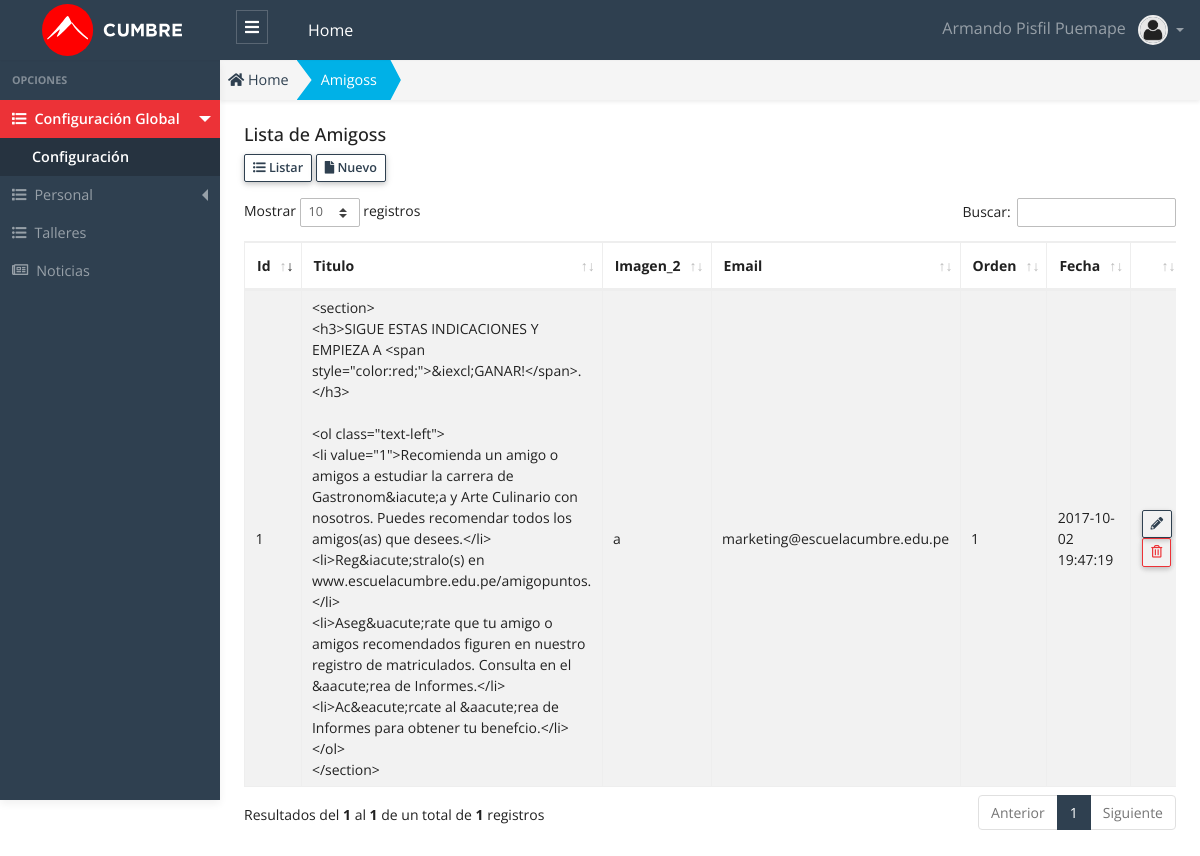
The app's page /public/admin/amigos/amigos.php (signed in) with its own data.
### tables this page shows
CREATE TABLE `amigos`  (
  `id` int(11) NOT NULL AUTO_INCREMENT,
  `titulo` text NOT NULL,
  `imagen` varchar(75) NOT NULL,
  `imagen_2` varchar(75) NOT NULL,
  `email` text NULL,
  `orden` int(11) NOT NULL,
  `estado` int(1) NOT NULL DEFAULT 1,
  `fecha` timestamp(0) NOT NULL DEFAULT CURRENT_TIMESTAMP(0) ON UPDATE CURRENT_TIMESTAMP(0),
  PRIMARY KEY (`id`) USING BTREE
);

### public/app/database/Connection.php (called while the page is built, shortened)
<?php
Class Connection
{
  protected $db_host   = 'localhost';
  protected $db_user   = 'root';
  protected $db_pass   = '';
  protected $db_name   = 'escuelac_w_ne16';
  protected $db_port   = '3306';
  protected $db_driver = 'mysql';
  protected $query  = '';
  protected $conn   = null  ;
  private function openConnection()
  {
    $str_conn = $this->db_driver.":host=".$this->db_host.";port=".$this->db_port.";dbname=" .$this->db_name;
    $this->conn = new PDO($str_conn,$this->db_user,$this->db_pass);
    $this->conn->setAttribute(PDO::ATTR_ERRMODE, PDO::ERRMODE_EXCEPTION);
    $this->conn->query("SET NAMES 'utf8'");
    return $this->conn ;
  }
  protected function executeQuery()
  {
    $stm = $this->conn->prepare($this->query);
    $this->status = $stm->execute() ;
    if($this->status)
    {
      $column_count = $stm->columnCount() ;
      if ($column_count > 0)
      {
        $rows  = $stm->fetchAll(PDO::FETCH_ASSOC) ;
      }
    }
  }
}

### public/app/models/Amigos.php (called while the page is built, shortened)
<?php
class Amigos extends Connection {
  public function getAll()
  {
    try{
      $this->query = "SELECT * FROM amigos; ";
      $this->executeQuery();
      $data = $this->rows ;
      return $data;
    }catch(exception $e){
      throw new Exception($e->getMessage());
    }
  }
}

### public/app/controllers/AmigosController.php (called while the page is built, shortened)
<?php
 class AmigosController
{
  public function getAll()
  {
    try
    {
      $amigos  = new Amigos();
      $data = $amigos->getAll();
      return $data ;
    }
    catch (Exception $e)
    {
      throw new Exception($e->getMessage());
    }
  }
}

### public/admin/amigos/amigos.php (the view, shortened to what this page needs)
<?php
    $amigos_controller = new AmigosController();
    $data = $amigos_controller->getAll();
    $title_page = "Amigoss";
?>
<!DOCTYPE html>
<html lang="es">
<head>
  <?php
    require_once "../layout/head_links.phtml";
  ?>
</head>
<body>
  <?php require "../layout/header.phtml"; ?>
  <div class="app-wrap">
    <?php require_once "../layout/sidebar.phtml";?>
    <main role="main" class="main">
      <nav class="full-content" aria-label="breadcrumb">
        <ol class="breadcrumb breadcrumb-shape shadow-sm radius-0">
          <li class="breadcrumb-item">
            <a href="admin">
              <i class="fas fa-home"></i> Home
            </a>
          </li>
          <li class="breadcrumb-item active bg-info text-white" aria-current="page">
            <a class="link-white" href="admin/amigos/amigos.php">
              <?php echo $title_page; ?>
            </a>
          </li>
        </ol>
      </nav>
      <div class="container-full p-2 fs-x-14">
        <div class="row">
          <div class="col-12">
            <h5 class="page-header-title">Lista de <?php echo $title_page; ?> </h5>
          </div>
          <div class="col-12 mb-3">
            <a href="admin/amigos/amigos.php" class="btn btn-outline-primary btn-sm btn-bar" role="button">
              <i class="fas fa-list-ul"></i>
              Listar
            </a>
            <a href="admin/amigos/nuevo.php" class="btn btn-outline-primary btn-sm btn-bar" role="button">
              <i class="fas fa-file"></i>
              Nuevo
            </a>
          </div>
          <div class="col-12">
            <div class="table-responsive">
            <table id="dataTableList" class="table table-striped table-bordered" style="width:100%">
              <thead>
                <tr>
                  <th width="50">Id </th>
                  <th>Titulo </th>
                  <th>Imagen_2 </th>
                  <th>Email </th>
                  <th>Orden </th>
                  <th>Fecha </th>
                  <th width="70"></th>
                </tr>
              </thead>
              <tbody>
                <?php foreach ($data as &$row) {?>
                  <?php
                    $title_estado   = "";
                    $class_estado   = "";
                    $class_disabled = "";
                    if($row["estado"] == 1)
                    {
                      $title_estado = "Eliminar" ;
                    }
                    else
                    {
                      $title_estado   = "Recuperar" ;
                      $class_estado   = "row-disabled";
                      $class_disabled = "is-disabled";
                    }
                  ?>
                <tr class="<?php echo $class_estado ;?>" >
                  <td> <?php echo $row["id"] ?> </td>
                  <td> <?php echo $row["titulo"] ?> </td>
                  <td> <?php echo $row["imagen_2"] ?> </td>
                  <td> <?php echo $row["email"] ?> </td>
                  <td> <?php echo $row["orden"] ?> </td>
                  <td> <?php echo $row["fecha"] ?> </td>
                  <td class="text-center">
                    <a class="btn btn-outline-primary btn-sm lh-1 btn-table <?php echo $class_disabled ; ?>" href="admin/amigos/editar.php?id=<?php echo $row["id"] ?>" title="Editar">
                    <i class="fas fa-pencil-alt"></i>
                    </a>
                    <button class="btn btn-outline-danger btn-sm lh-1 btn-table" onclick="modalDelete(<?php echo $row["id"] ?>, `<?php echo $row['titulo'] ?>`,`<?php echo $title_estado ?>`,`<?php echo $row['estado'] ?>`);" title="<?php echo $title_estado ;?>">
                    <i class="far fa-trash-alt"></i>
                    </button>
                  </td>
                </tr>
                <?php }?>
              </tbody>
            </table>
            </div>
          </div>
        </div>
      </div>
    </main>
  </div>
  <?php require_once "../layout/datatables.phtml"?>
</body>
</html>

### records on screen
amigos: id "1", titulo "<section> <h3>SIGUE ESTAS INDICACIONES Y EMPIEZA A <span style=\"color:red;\">&iexcl;GANAR!</span>.</h3> <ol class=\"text-left\"> <li value=\"1\">Recomienda un amigo o amigos a estudiar la carrera de Gastronom&iacute;a y Arte Culinario con nosotros. Puedes recomendar todos los amigos(as) que desees.</li> <li>Reg&iacute;stralo(s) en www.escuelacumbre.edu.pe/amigopuntos.</li> <li>Aseg&uacute;rate que tu amigo o amigos recomendados figuren en nuestro registro de matriculados. Consulta en el &aacute;rea de Informes.</li> <li>Ac&eacute;rcate al &aacute;rea de Informes para obtener tu benefcio.</li> </ol> </section>", imagen_2 "a", email "marketing@escuelacumbre.edu.pe", orden "1", fecha "2017-10-02 19:47:19"

### other values on screen
$_SESSION['USER']['nombre'] "Armando"
$_SESSION['USER']['apellidos'] "Pisfil Puemape"
$title_page "Amigoss"
